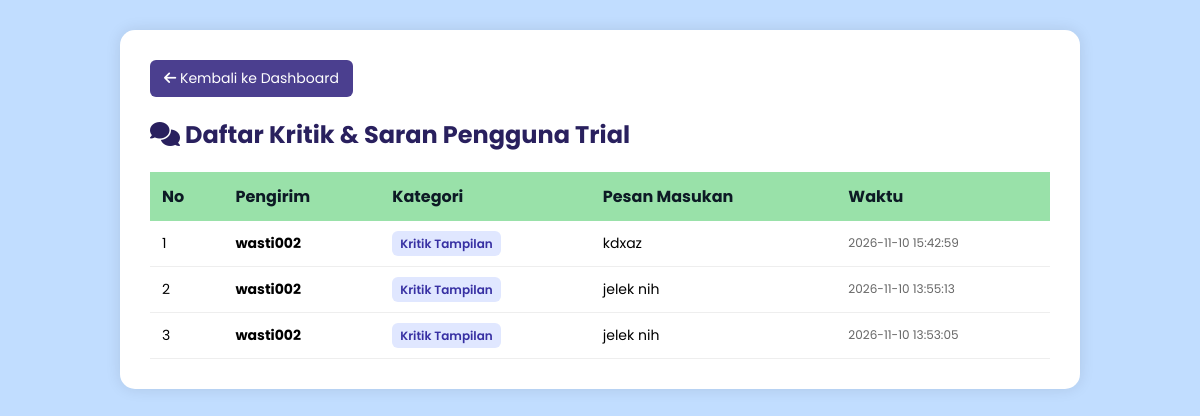
Page /lihat_saran.php (signed in) on the committed database.
### tables this page shows
CREATE TABLE `kritik_saran` (
  `id` int(11) NOT NULL,
  `user_id` int(11) NOT NULL,
  `kategori` varchar(50) NOT NULL,
  `pesan` text NOT NULL,
  `created_at` timestamp NOT NULL DEFAULT current_timestamp()
);

CREATE TABLE `users` (
  `id` int(11) NOT NULL,
  `username` varchar(50) NOT NULL,
  `password` varchar(255) NOT NULL,
  `created_at` timestamp NOT NULL DEFAULT current_timestamp()
);

### lihat_saran.php (the view, shortened to what this page needs)
<?php
include 'koneksi.php';
$query = "SELECT k.*, u.username FROM kritik_saran k
          JOIN users u ON k.user_id = u.id
          ORDER BY k.id DESC";
$result = mysqli_query($conn, $query);
?>
<!DOCTYPE html>
<html lang="id">
<head>
    <link rel="stylesheet" href="https://cdnjs.cloudflare.com/ajax/libs/font-awesome/6.5.1/css/all.min.css">
</head>
<body>
<div class="box">
    <a href="dashboard.php" class="btn-kembali"><i class="fa-solid fa-arrow-left"></i> Kembali ke Dashboard</a>
    <h2><i class="fa-solid fa-comments"></i> Daftar Kritik & Saran Pengguna Trial</h2>
    <table>
        <thead>
            <tr>
                <th>No</th>
                <th>Pengirim</th>
                <th>Kategori</th>
                <th>Pesan Masukan</th>
                <th>Waktu</th>
            </tr>
        </thead>
        <tbody>
            <?php
            $no = 1;
            if (mysqli_num_rows($result) > 0):
                while ($row = mysqli_fetch_assoc($result)):
            ?>
            <tr>
                <td><?= $no++; ?></td>
                <td><strong><?= htmlspecialchars($row['username']); ?></strong></td>
                <td><span class="badge-kategori"><?= htmlspecialchars($row['kategori']); ?></span></td>
                <td><?= htmlspecialchars($row['pesan']); ?></td>
                <td style="color: #666; font-size: 12px;"><?= $row['created_at']; ?></td>
            </tr>
            <?php
                endwhile;
            else:
            ?>
            <tr>
                <td colspan="5" style="text-align:center;">Belum ada kritik atau saran yang masuk.</td>
            </tr>
            <?php endif; ?>
        </tbody>
    </table>
</div>
</body>
</html>

### lihat_saran.php (style rules this page uses)
body { font-family: 'Poppins', sans-serif; background: #c1ddff; padding: 30px; margin: 0; }
.box { background: white; padding: 30px; border-radius: 15px; box-shadow: 0 0 15px rgba(0,0,0,0.1); max-width: 900px; margin: auto; }
h2 { color: #29205e; margin-top: 0; }
.btn-kembali { display: inline-block; padding: 8px 14px; background: #4b3f8f; color: white; text-decoration: none; border-radius: 6px; font-size: 14px; margin-bottom: 20px; }
table { width: 100%; border-collapse: collapse; margin-top: 10px; }
th { background: #99e1a9; color: #0d1a25; padding: 12px; text-align: left; }
td { padding: 12px; border-bottom: 1px solid #eee; font-size: 14px; }
.badge-kategori { background: #e0e7ff; color: #3730a3; padding: 4px 8px; border-radius: 6px; font-size: 12px; font-weight: 600; }

### rows in the picture
kritik_saran: user.username "wasti002", kategori "Kritik Tampilan", pesan "kdxaz", created_at "2026-11-10 15:42:59"
kritik_saran: user.username "wasti002", kategori "Kritik Tampilan", pesan "jelek nih", created_at "2026-11-10 13:55:13"
kritik_saran: user.username "wasti002", kategori "Kritik Tampilan", pesan "jelek nih", created_at "2026-11-10 13:53:05"
